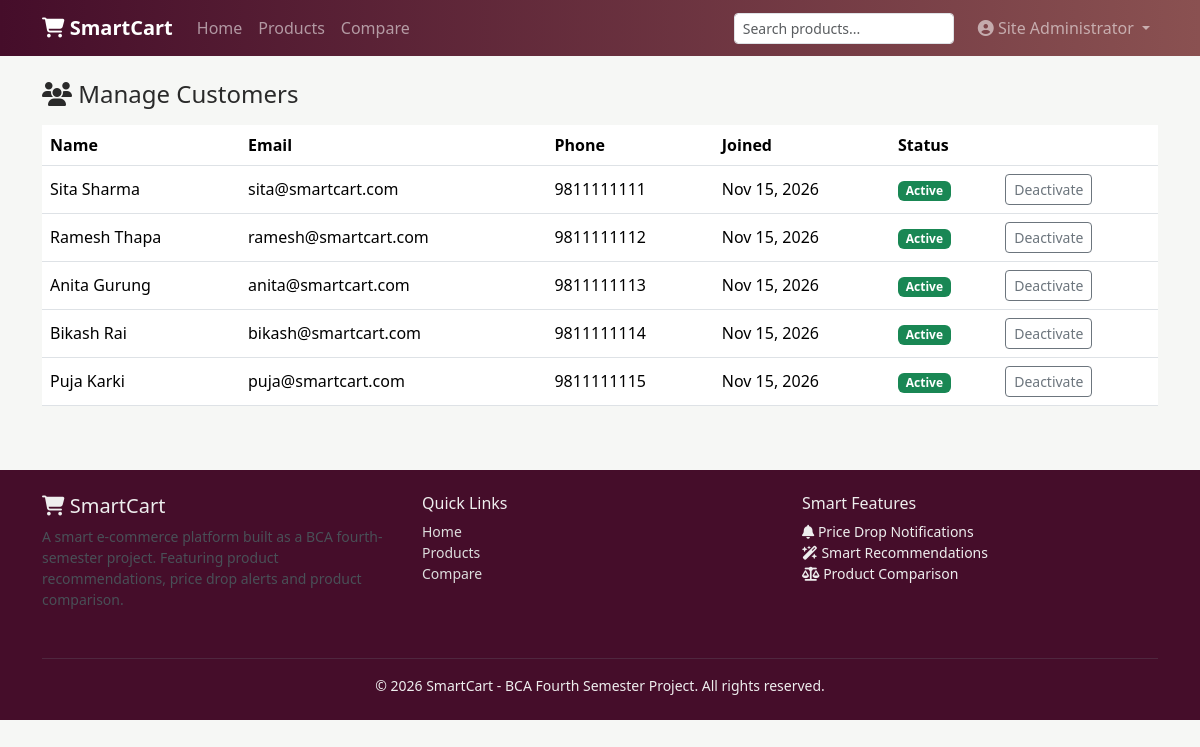
The page /admin/users.php (signed in) on the database its author committed.
### tables this page shows
CREATE TABLE users (
    user_id INT AUTO_INCREMENT PRIMARY KEY,
    full_name VARCHAR(150) NOT NULL,
    email VARCHAR(150) NOT NULL UNIQUE,
    password VARCHAR(255) NOT NULL,
    phone VARCHAR(20) DEFAULT NULL,
    address VARCHAR(255) DEFAULT NULL,
    role ENUM('customer','seller','admin') NOT NULL DEFAULT 'customer',
    status ENUM('active','inactive') NOT NULL DEFAULT 'active',
    created_at DATETIME DEFAULT CURRENT_TIMESTAMP
);

### includes/functions.php (called while the page is built, shortened)
<?php
function e($string) {
    return htmlspecialchars($string ?? '', ENT_QUOTES, 'UTF-8');
}

### admin/users.php (the view, shortened to what this page needs)
<?php
require_once __DIR__ . '/../config/database.php';
require_once __DIR__ . '/../includes/functions.php';
$customers = $pdo->query("SELECT * FROM users WHERE role = 'customer' ORDER BY created_at DESC")->fetchAll();
include __DIR__ . '/../includes/header.php';
?>
<div class="container my-4">
  <h4 class="mb-3"><i class="fa-solid fa-users"></i> Manage Customers</h4>
  <div class="table-responsive">
    <table class="table align-middle bg-white">
      <thead><tr><th>Name</th><th>Email</th><th>Phone</th><th>Joined</th><th>Status</th><th></th></tr></thead>
      <tbody>
        <?php foreach ($customers as $c): ?>
          <tr>
            <td><?php echo e($c['full_name']); ?></td>
            <td><?php echo e($c['email']); ?></td>
            <td><?php echo e($c['phone']); ?></td>
            <td><?php echo date('M d, Y', strtotime($c['created_at'])); ?></td>
            <td><span class="badge bg-<?php echo $c['status'] === 'active' ? 'success' : 'secondary'; ?>"><?php echo ucfirst($c['status']); ?></span></td>
            <td><a href="?toggle=<?php echo $c['user_id']; ?>" class="btn btn-sm btn-outline-secondary"><?php echo $c['status'] === 'active' ? 'Deactivate' : 'Activate'; ?></a></td>
          </tr>
        <?php endforeach; ?>
      </tbody>
    </table>
  </div>
</div>
<?php include __DIR__ . '/../includes/footer.php'; ?>

### assets/css/style.css (style rules this page uses)
:root { --sc-primary: #8a5151; --sc-primary-dark: #450d2a; --sc-accent: #873de8; --sc-bg: #f6f7f5; }
body { background-color: var(--sc-bg); font-family: 'Segoe UI', Roboto, Arial, sans-serif; color: #2a2a2a; }

### rows shown on the page
users: full_name "Sita Sharma", email "sita@smartcart.com", phone "9811111111", created_at "Nov 15, 2026", status "Active", shows "Deactivate"
users: full_name "Ramesh Thapa", email "ramesh@smartcart.com", phone "9811111112", created_at "Nov 15, 2026", status "Active", shows "Deactivate"
users: full_name "Anita Gurung", email "anita@smartcart.com", phone "9811111113", created_at "Nov 15, 2026", status "Active", shows "Deactivate"
users: full_name "Bikash Rai", email "bikash@smartcart.com", phone "9811111114", created_at "Nov 15, 2026", status "Active", shows "Deactivate"
users: full_name "Puja Karki", email "puja@smartcart.com", phone "9811111115", created_at "Nov 15, 2026", status "Active", shows "Deactivate"

### other values the page prints
currentUserName() "Site Administrator"
